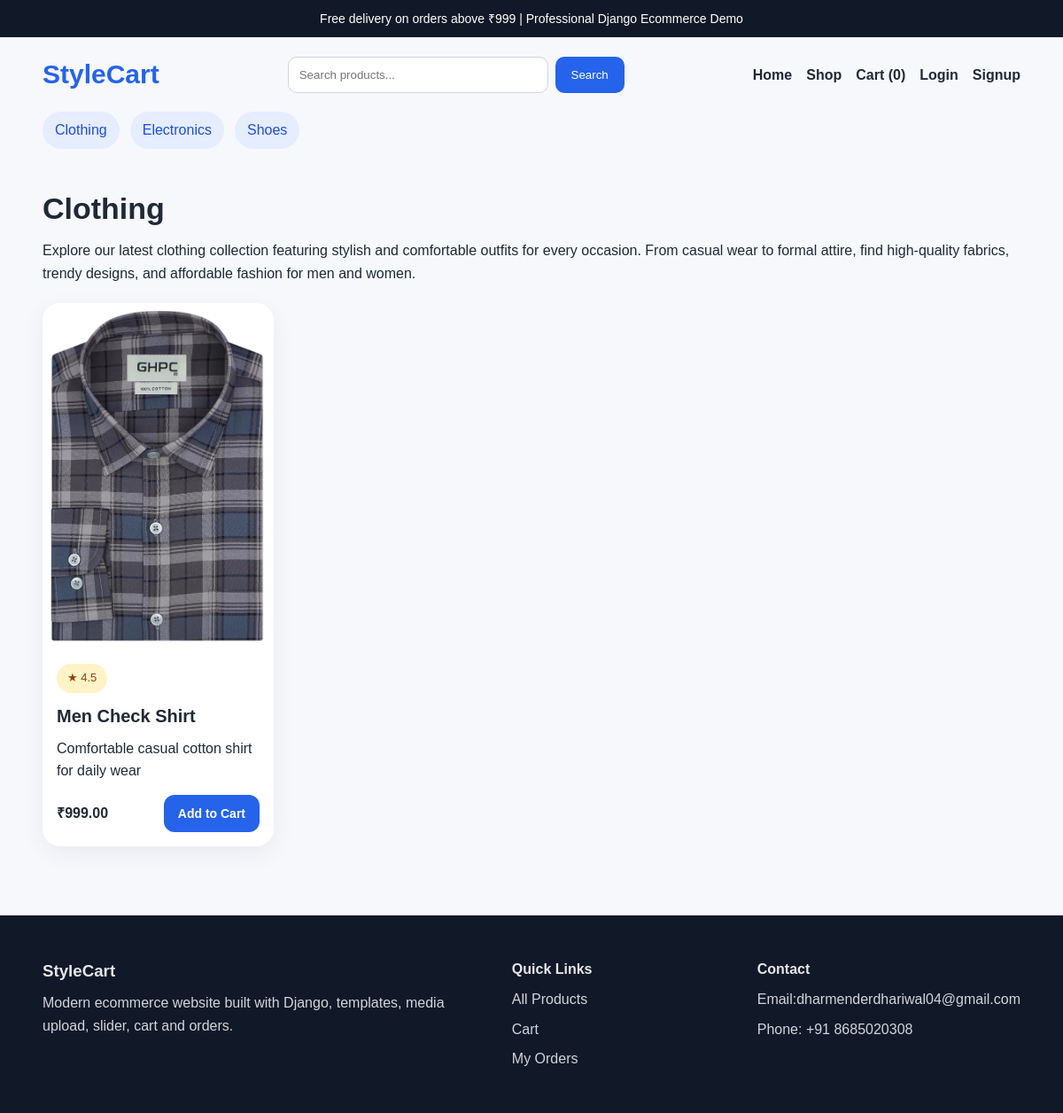
/category/clothing/, run on the app's committed database.
### shop/models.py (models this page shows, shortened)
class Category(models.Model):
    name = models.CharField(max_length=120, unique=True)
    slug = models.SlugField(unique=True)
    description = models.TextField(blank=True)
    image = models.ImageField(upload_to='categories/', blank=True, null=True)
    class Meta:
        ordering = ['name']
        verbose_name_plural = 'Categories'
    def get_absolute_url(self):
        return reverse('shop:category_products', args=[self.slug])

class Product(models.Model):
    category = models.ForeignKey(Category, related_name='products', on_delete=models.CASCADE)
    name = models.CharField(max_length=200)
    slug = models.SlugField(unique=True)
    short_description = models.CharField(max_length=255)
    description = models.TextField()
    price = models.DecimalField(max_digits=10, decimal_places=2)
    image = models.ImageField(upload_to='product_images/', blank=True, null=True)
    stock = models.PositiveIntegerField(default=10)
    available = models.BooleanField(default=True)
    is_featured = models.BooleanField(default=False)
    rating = models.DecimalField(max_digits=2, decimal_places=1, default=4.5)
    created_at = models.DateTimeField(auto_now_add=True)
    class Meta:
        ordering = ['-created_at']
    def get_absolute_url(self):
        return reverse('shop:product_detail', args=[self.slug])

### shop/views.py (the view)
# urls.py: path('category/<slug:slug>/', views.category_products, name='category_products'),
def category_products(request, slug):
    category = get_object_or_404(Category, slug=slug)
    products = category.products.filter(available=True)
    return render(request, 'shop/category_products.html', {'category': category, 'products': products})

### shop/context_processors.py (called while the page is built)
def cart_item_count(request):
    cart = request.session.get('cart', {})
    return {'cart_item_count': sum(cart.values())}

def categories_menu(request):
    return {'menu_categories': Category.objects.all()[:8]}

### shop/templates/shop/category_products.html (shortened to what this page needs)
{% extends 'base.html' %}
{% block content %}
<section class="container section">
    <div class="section-head">
        <h1>{{ category.name }}</h1>
        <p>{{ category.description }}</p>
    </div>
    <div class="grid grid-4">
        {% for product in products %}
            {% include 'shop/partials/product_card.html' %}
        {% empty %}
            <p>No products in this category yet.</p>
        {% endfor %}
    </div>
</section>
{% endblock %}

### templates/includes/navbar.html
<header class="header">
    <div class="topbar">Free delivery on orders above ₹999 | Professional Django Ecommerce Demo</div>
    <nav class="navbar container">
        <a class="brand" href="{% url 'shop:home' %}">StyleCart</a>
        <form class="search-form" action="{% url 'shop:product_list' %}" method="get">
            <input type="text" name="q" placeholder="Search products..." value="{{ request.GET.q }}">
            <button type="submit">Search</button>
        </form>
        <div class="nav-links">
            <a href="{% url 'shop:home' %}">Home</a>
            <a href="{% url 'shop:product_list' %}">Shop</a>
            <a href="{% url 'shop:cart' %}">Cart ({{ cart_item_count }})</a>
            {% if request.user.is_authenticated %}
                <a href="{% url 'shop:my_orders' %}">My Orders</a>
                <a href="{% url 'accounts:logout' %}">Logout</a>
            {% else %}
                <a href="{% url 'accounts:login' %}">Login</a>
                <a href="{% url 'accounts:signup' %}">Signup</a>
            {% endif %}
        </div>
    </nav>
    <div class="category-strip container">
        {% for category in menu_categories %}
            <a href="{{ category.get_absolute_url }}">{{ category.name }}</a>
        {% empty %}
            <span>Add categories from admin panel.</span>
        {% endfor %}
    </div>
</header>

### shop/templates/shop/partials/product_card.html
{% load static %}
<div class="card product-card">
    <a href="{{ product.get_absolute_url }}">
        {% if product.image %}
            <img src="{{ product.image.url }}" alt="{{ product.name }}">
        {% else %}
            <img src="{% static 'images/product-default.svg' %}" alt="{{ product.name }}">
        {% endif %}
    </a>
    <div class="card-body">
        <span class="badge">★ {{ product.rating }}</span>
        <h3><a href="{{ product.get_absolute_url }}">{{ product.name }}</a></h3>
        <p>{{ product.short_description }}</p>
        <div class="price-row">
            <strong>₹{{ product.price }}</strong>
            <a class="btn small" href="{% url 'shop:add_to_cart' product.id %}">Add to Cart</a>
        </div>
    </div>
</div>

### static/css/style.css (style rules this page uses)
* { box-sizing: border-box; margin: 0; padding: 0; }
body { font-family: Arial, sans-serif; background: #f7f8fc; color: #1f2937; line-height: 1.6; }
a { text-decoration: none; color: inherit; }
img { max-width: 100%; display: block; }
.container { width: min(1180px, 92%); margin: 0 auto; }
.topbar { background: #111827; color: #fff; text-align: center; padding: 10px; font-size: 14px; }
.navbar { display: flex; gap: 20px; align-items: center; justify-content: space-between; padding: 18px 0; }
.brand { font-size: 30px; font-weight: 700; color: #2563eb; }
.search-form { display: flex; flex: 1; max-width: 380px; }
.search-form input, .form-group input { width: 100%; padding: 12px; border: 1px solid #d1d5db; border-radius: 10px; }
.search-form button { padding: 12px 18px; border: none; background: #2563eb; color: #fff; border-radius: 10px; margin-left: 8px; }
.nav-links { display: flex; gap: 16px; flex-wrap: wrap; font-weight: 600; }
.category-strip { display: flex; gap: 12px; flex-wrap: wrap; padding-bottom: 16px; }
.category-strip a { background: #e5edff; color: #1d4ed8; padding: 8px 14px; border-radius: 999px; }
.btn { display: inline-block; background: #2563eb; color: #fff; padding: 12px 22px; border-radius: 12px; font-weight: 700; border: none; cursor: pointer; }
.btn.small { padding: 10px 16px; font-size: 14px; }
.section { padding: 24px 0 48px; }
.section-head { margin-bottom: 20px; }
.section-head h1, .section-head h2 { font-size: 34px; margin-bottom: 8px; }
.grid { display: grid; gap: 20px; }
.grid-4 { grid-template-columns: repeat(4, 1fr); }
.card { background: #fff; border-radius: 20px; overflow: hidden; box-shadow: 0 8px 28px rgba(15,23,42,.06); }
.card-body { padding: 16px; }
.badge { display: inline-block; background: #fef3c7; color: #92400e; padding: 6px 12px; border-radius: 999px; font-size: 13px; margin-bottom: 10px; }
.product-card h3 { font-size: 20px; margin-bottom: 8px; }
.price-row { display: flex; justify-content: space-between; align-items: center; margin-top: 14px; gap: 10px; }

### data on the page
Category: name "Clothing", description "Explore our latest clothing collection featuring stylish and comfortable outfits for every occasion. From casual wear to formal attire, find high-quality fabrics, trendy designs, and affordable fashion for men and women."
Category: name "Electronics"
Category: name "Shoes"
Product: image (picture), rating "4.5", name "Men Check Shirt", short_description "Comfortable casual cotton shirt for daily wear", price "999.00"

### other printed values
{{ cart_item_count }} "0"
